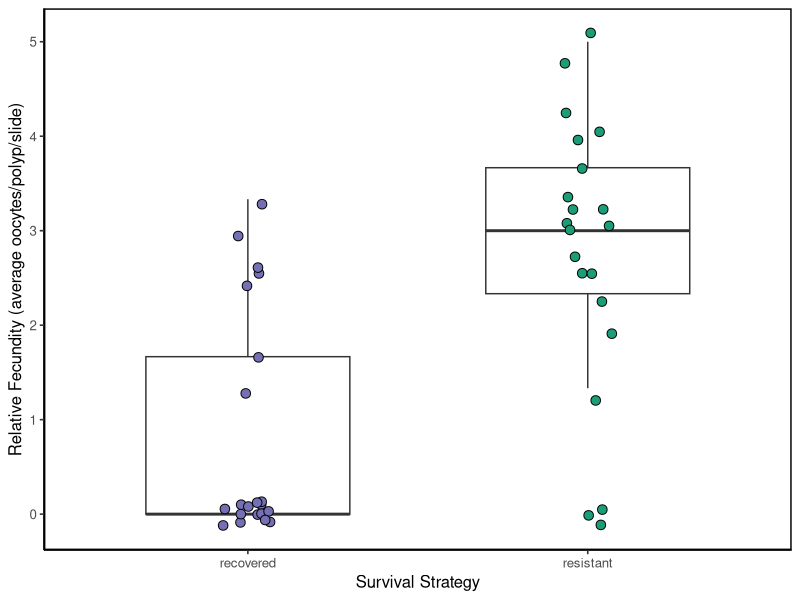
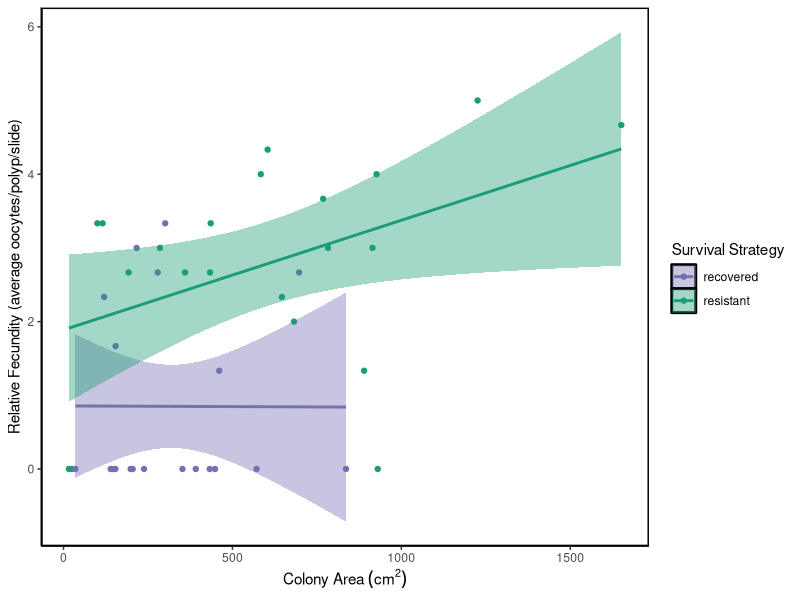

The R source for these figures, in order:
# CODE FROM LEINBACH ET AL. 2021 - Energetic and reproductive costs of coral recovery in divergent bleaching responses   
# large sections of commented out code are analyses/graphs not included in the paper OR model outputs - model outputs are indented
# only model outputs from results in the paper are included in the script
# NOTE: although depth was never significant in our models, after subsequent analyses we found that depth and heat stress response 
#     were highly collinear; therefore, we included depth in the models in order to control for the effects of collinearity 

library(tidyverse)
library(car)
setwd("/Users/lumosmaximma/Desktop/coral/histology")
datum=read.csv("OocyteFecundity.csv")

# #generalized linear model with Poisson distribution for difference in fecundity eggs/polyp between resistant vs resilient, WITHOUT depth in model
# datum$BleachingStatus=as.factor(datum$BleachingStatus)
# results=glm(Average~BleachingStatus,data=datum,family=poisson)
# summary(results) 
# exp(confint(results))
# #resistant significantly more fecund (p = 7.7e-06)

#generalized linear model with Poisson distribution for difference in fecundity eggs/polyp between resistant vs resilient, WITH depth in model
datum$BleachingStatus=as.factor(datum$BleachingStatus)
datum$depth_m=as.factor(datum$depth_m)
resultsdep=glm(Average~BleachingStatus+depth_m,data=datum,family=poisson)
summary(resultsdep) 
      # MODEL RESULTS
          # Deviance Residuals: 
          #   Min        1Q    Median        3Q       Max  
          # -2.35702  -1.29857  -0.06712   0.64268   2.04538  
          # 
          # Coefficients:
          #                          Estimate Std. Error z value Pr(>|z|)  
          # (Intercept)               -0.4055     0.6124  -0.662   0.5079  
          # BleachingStatusresistant   1.4271     0.6262   2.279   0.0227 *
          # depth_m14                  0.2348     0.6669   0.352   0.7247  
          # ---
          #   Signif. codes:  0 ‘***’ 0.001 ‘**’ 0.01 ‘*’ 0.05 ‘.’ 0.1 ‘ ’ 1
          # 
          # (Dispersion parameter for poisson family taken to be 1)
          # 
          # Null deviance: 85.407  on 41  degrees of freedom
          # Residual deviance: 61.296  on 39  degrees of freedom
          # AIC: Inf
          # Number of Fisher Scoring iterations: 6
exp(confint(resultsdep))
      # MODEL RESULTS
          #                             2.5 %    97.5 %
          # (Intercept)              0.1492662  1.813561
          # BleachingStatusresistant 1.4727361 18.936362
          # depth_m14                0.3971542  6.048069
vif(resultsdep)
      # BleachingStatus depth_m 
      # 5.162053        5.162053
      # depth and heat stress response highly collinear 

# #generalized linear model with Poisson distribution for difference in fecundity with all zeroes removed
# datum3=read.csv("FecundityZeroRemove.csv")
# datum3$BleachingStatus=as.factor(datum3$BleachingStatus)
# results4=glm(Average~BleachingStatus,data=datum3,family=poisson)
# summary(results4)
# exp(confint(results4))
# #no significant difference if remove all zeros (p = 0.27); removing 0s removes a biologically significant effect

# #generalized linear model with Poisson distribution for difference in fecundity with immature removed
# datum4=read.csv("FecundityImmatureRemoved.csv")
# datum4$BleachingStatus=as.factor(datum4$BleachingStatus)
# results5=glm(Average~BleachingStatus,data=datum4,family=poisson)
# summary(results5)
# exp(confint(results5))
# #resistant still more fecund (p = 4.01e-06)

# #t test for difference in average fecundity between resistant and resilient
# results2=lm(Average~BleachingStatus,data=datum)
# summary(results2)
# confint(results2)
# #resistant significantly more fecund (p = 2.7e-05)

#boxplot of fecundity for recovered vs. resistant
fecundity <- ggplot(data=datum)+
  geom_boxplot(mapping=aes(x=BleachingStatus,y=Average),width=0.6)+
  labs(x="Survival Strategy",y="Relative Fecundity (average oocytes/polyp/slide)")+
  theme_classic(base_size=12)+
  theme(panel.grid.major = element_blank(), 
        panel.grid.minor = element_blank(),
        panel.background = element_rect(colour = "black", size=1))+
  geom_jitter(mapping=aes(x=BleachingStatus,y=Average,color=BleachingStatus,fill=BleachingStatus),shape=21,color="black",size=2.9,width=0.08)+
  scale_fill_manual(values=c("#7570B3","#1B9E77"))+
  theme(legend.position="none")+
  scale_x_discrete(labels=c("resilient"="recovered","resistant"="resistant"))
fecundity

#scatterplot of colony size vs average fecundity for resistant and resilient
datum2=read.csv("AvgFecundityandSize.csv")
fecundsize <- ggplot(datum2,aes(x=ColonySize,y=AvgFecundity,color=BleachingStatus))+
  geom_point()+
  theme_classic()+ 
  geom_smooth(method="glm",aes(fill=BleachingStatus))+
  scale_fill_manual(values=c("#7570B3","#1B9E77"),name="Survival Strategy",labels=c("recovered","resistant"))+
  scale_color_manual(values=c("#7570B3","#1B9E77"),name="Survival Strategy",labels=c("recovered","resistant"))+
  scale_x_continuous(bquote('Colony Area'~(cm^2)))+
  labs(y="Relative Fecundity (average oocytes/polyp/slide)")+
  theme(panel.grid.major = element_blank(), 
        panel.grid.minor = element_blank(),
        panel.background = element_rect(colour = "black", size=1))
fecundsize

#generalized linear model with Poisson distribution for difference in fecundity over size between resistant vs resilient
datum2$BleachingStatus=as.factor(datum2$BleachingStatus)
results3=glm(AvgFecundity~BleachingStatus+ColonySize,data=datum2,family=poisson)
summary(results3)
      # MODEL RESULTS
          # Deviance Residuals: 
          #   Min        1Q    Median        3Q       Max  
          # -2.52466  -1.26613   0.01577   0.66051   2.05155  
          # 
          # Coefficients:
          #                           Estimate Std. Error z value Pr(>|z|)    
          # (Intercept)              -0.3180090  0.2622696  -1.213 0.225311    
          # BleachingStatusresistant  1.0374285  0.2934734   3.535 0.000408 ***
          # ColonySize                0.0004726  0.0002943   1.606 0.108231    
          # ---
          #   Signif. codes:  0 ‘***’ 0.001 ‘**’ 0.01 ‘*’ 0.05 ‘.’ 0.1 ‘ ’ 1
          # 
          # (Dispersion parameter for poisson family taken to be 1)
          # 
          # Null deviance: 81.777  on 40  degrees of freedom
          # Residual deviance: 57.272  on 38  degrees of freedom
          # AIC: Inf
          # 
          # Number of Fisher Scoring iterations: 6
exp(confint(results3))
      # MODEL RESULTS
          #                            2.5 %   97.5 %
          # (Intercept)              0.4198067 1.180590
          # BleachingStatusresistant 1.6159503 5.144236
          # ColonySize               0.9998837 1.001039

# #scatterplot of fecundity vs protein measurement for resistant vs resilient
# fecundprotein <- ggplot(datum2,aes(x=Protein,y=AvgFecundity,color=BleachingStatus))+
#   geom_point()+
#   theme_classic()+
#   scale_color_manual(name="Bleaching Status",values=c("#7570B3","#1B9E77"))+
#   labs(x=bquote('Protein Content'~(mu*g/cm^2)),y="Relative Fecundity (average oocytes/polyp/slide)")
# #fecundprotein
# #very few colonies measured both for histology and protein so not a very informative visual

# #fecundity and protein correlation: no correlation
# results5=lm(AvgFecundity~Protein+BleachingStatus+Protein:BleachingStatus,data=datum2)
# #summary(results5) 

#testing for an interaction in size/bleaching/fecundity data: not significant
datum2$BleachingStatus=as.factor(datum2$BleachingStatus)
results4=glm(AvgFecundity~BleachingStatus+ColonySize+(BleachingStatus*ColonySize),data=datum2,family=poisson)
summary(results4)

#glm with poisson distribution including depth as a factor and an interaction
datum$depth_m=as.factor(datum$depth_m)
results7=glm(Average~BleachingStatus+depth_m+BleachingStatus:depth_m,data=datum,family=poisson)
summary(results7)
exp(confint(results7))
#singularities present, interaction NA
#variables are collinear

#linear regression just for resistant
head(datum2)
resistant=datum2[datum2$BleachingStatus=="resistant",]
res_lm=lm(AvgFecundity~ColonySize,data=resistant)
summary(res_lm)
      # MODEL RESULTS
          # Residuals:
          #   Min      1Q  Median      3Q     Max 
          # -3.2709 -0.5156  0.3235  0.7979  1.5472 
          # 
          # Coefficients:
          #              Estimate Std. Error t value Pr(>|t|)   
          # (Intercept) 1.8875500  0.5189497   3.637  0.00175 **
          # ColonySize  0.0014871  0.0007162   2.076  0.05167 . 
          # ---
          #   Signif. codes:  0 ‘***’ 0.001 ‘**’ 0.01 ‘*’ 0.05 ‘.’ 0.1 ‘ ’ 1
          # 
          # Residual standard error: 1.34 on 19 degrees of freedom
          # Multiple R-squared:  0.1849,	Adjusted R-squared:  0.1421 
          # F-statistic: 4.311 on 1 and 19 DF,  p-value: 0.05167

#linear regression for just recovered
recovered=datum2[datum2$BleachingStatus=="resilient",]
rec_lm=lm(AvgFecundity~ColonySize,data=recovered)
summary(rec_lm)
      # MODEL RESULTS
          # Residuals:
          #   Min      1Q  Median      3Q     Max 
          # -0.8553 -0.8522 -0.8477  0.9801  2.4830 
          # 
          # Coefficients:
          #              Estimate Std. Error t value Pr(>|t|)
          # (Intercept)  8.559e-01  5.394e-01   1.587     0.13
          # ColonySize  -1.862e-05  1.429e-03  -0.013     0.99
          # 
          # Residual standard error: 1.288 on 18 degrees of freedom
          # Multiple R-squared:  9.434e-06,	Adjusted R-squared:  -0.05555 
          # F-statistic: 0.0001698 on 1 and 18 DF,  p-value: 0.9897

# #poisson regression just for resistant
# head(datum2)
# resistant=datum2[datum2$BleachingStatus=="resistant",]
# res_poi=glm(AvgFecundity~ColonySize,data=resistant,family=poisson)
# summary(res_poi)

# #poisson regression for just recovered
# recovered=datum2[datum2$BleachingStatus=="resilient",]
# rec_poi=glm(AvgFecundity~ColonySize,data=recovered,family=poisson)
# summary(rec_poi)

# #testing effect of depth on fecundity
# testdepth = glm(Average~depth_m,data=datum,family=poisson)
# summary(testdepth)
# #significant, shallower depths are more fecund (p = 0.0009); obviously bc that's where the resistant ones were!
